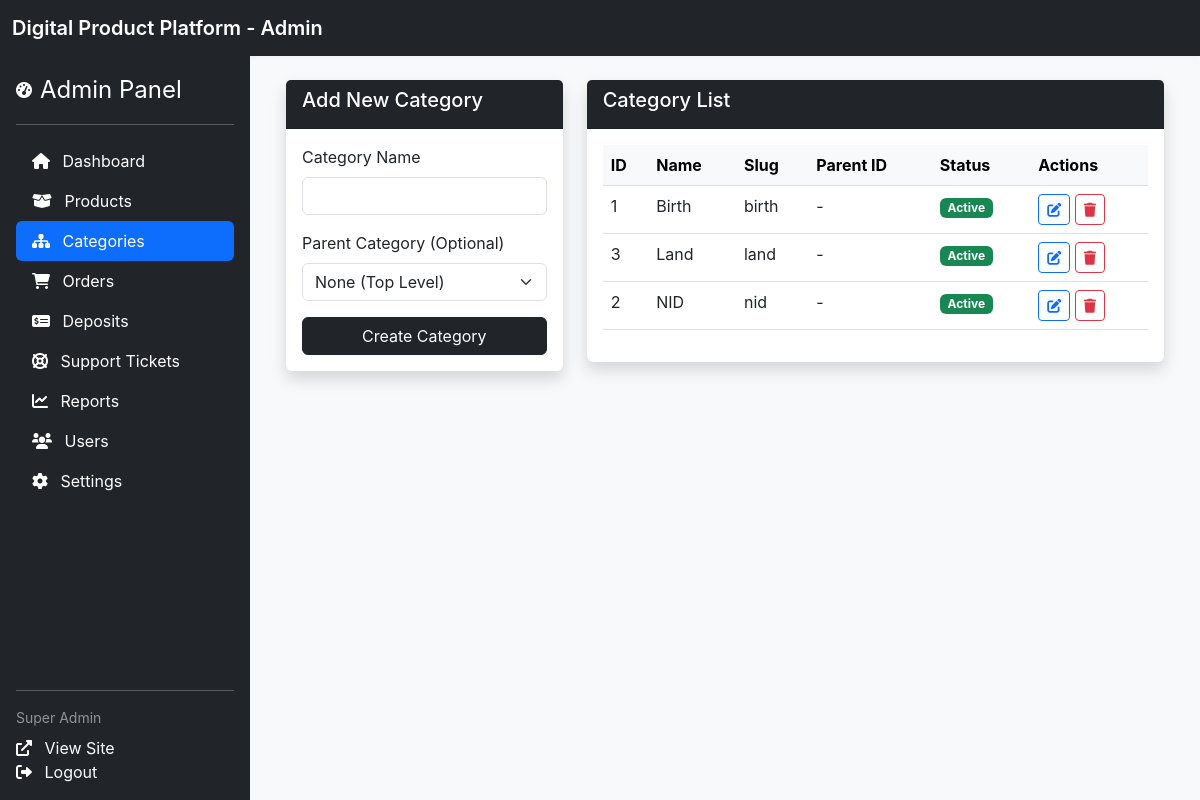
The app's page /admin/categories (signed in) with its own data.
### tables this page shows
CREATE TABLE categories (
                id INTEGER PRIMARY KEY AUTOINCREMENT,
                name TEXT NOT NULL,
                slug TEXT NOT NULL UNIQUE,
                parent_id INTEGER DEFAULT NULL,
                status TEXT DEFAULT 'active',
                FOREIGN KEY (parent_id) REFERENCES categories(id) ON DELETE SET NULL
            );

### core/Database.php (called while the page is built, shortened)
<?php
class Database {
    private static $instance = null;
    private function __construct() {
        try {
            $this->pdo = new PDO("sqlite:" . DB_PATH);
        } catch (PDOException $e) {
            die("Database Connection Error: " . $e->getMessage());
        }
    }
    public static function getInstance() {
        if (self::$instance === null) {
            self::$instance = new Database();
        }
        return self::$instance->pdo;
    }
}

### core/Product.php (called while the page is built, shortened)
<?php
class Product {
    private $db;
    public function __construct() {
        $this->db = Database::getInstance();
    }
    public function getCategories() {
        $stmt = $this->db->query("SELECT * FROM categories ORDER BY name ASC");
        return $stmt->fetchAll();
    }
}

### modules/products/categories.php (the view, shortened to what this page needs)
<?php
$productModel = new Product();
$categories = $productModel->getCategories();
include 'includes/admin_header.php';
include 'includes/admin_sidebar.php';
?>
<div class="admin-content flex-grow-1 p-4">
    <div class="container-fluid">
        <div class="row">
        <div class="col-md-4">
            <div class="card shadow mb-4">
                <div class="card-header bg-dark text-white">
                    <h5>Add New Category</h5>
                </div>
                <div class="card-body">
                    <form action="" method="POST">
                        <div class="mb-3">
                            <label class="form-label">Category Name</label>
                            <input type="text" name="name" class="form-control" required>
                        </div>
                        <div class="mb-3">
                            <label class="form-label">Parent Category (Optional)</label>
                            <select name="parent_id" class="form-select">
                                <option value="">None (Top Level)</option>
                            </select>
                        </div>
                        <div class="d-grid">
                            <button type="submit" class="btn btn-dark">Create Category</button>
                        </div>
                    </form>
                </div>
            </div>
        </div>
        <div class="col-md-8">
            <div class="card shadow">
                <div class="card-header bg-dark text-white">
                    <h5>Category List</h5>
                </div>
                <div class="card-body">
                    <div class="table-responsive">
                        <table class="table table-hover">
                            <thead class="table-light">
                                <tr>
                                    <th>ID</th>
                                    <th>Name</th>
                                    <th>Slug</th>
                                    <th>Parent ID</th>
                                    <th>Status</th>
                                    <th>Actions</th>
                                </tr>
                            </thead>
                            <tbody>
                                <?php foreach ($categories as $cat): ?>
                                    <tr>
                                        <td><?php echo $cat['id']; ?></td>
                                        <td><?php echo $cat['name']; ?></td>
                                        <td><?php echo $cat['slug']; ?></td>
                                        <td><?php echo $cat['parent_id'] ? $cat['parent_id'] : '-'; ?></td>
                                        <td><span class="badge bg-success"><?php echo ucfirst($cat['status']); ?></span></td>
                                        <td>
                                            <a href="#" class="btn btn-sm btn-outline-primary"><i class="fas fa-edit"></i></a>
                                            <a href="#" class="btn btn-sm btn-outline-danger"><i class="fas fa-trash"></i></a>
                                        </td>
                                    </tr>
                                <?php endforeach; ?>
                            </tbody>
                        </table>
                    </div>
                </div>
            </div>
        </div>
    </div>
</div>
<?php include 'includes/admin_footer.php'; ?>

### assets/css/style.css (style rules this page uses)
body { font-family: -apple-system, BlinkMacSystemFont, "Segoe UI", Roboto, "Helvetica Neue", Arial, sans-serif; background-color: #f8f9fa; color: #212529; }
.card { border: none; transition: box-shadow 0.2s; }
.admin-content { margin-left: 250px; width: calc(100% - 250px); min-height: calc(100vh - 56px); }

### records on screen
categories: id "1", name "Birth", slug "birth", status "Active"
categories: id "3", name "Land", slug "land", status "Active"
categories: id "2", name "NID", slug "nid", status "Active"

### other values on screen
SITE_NAME "Digital Product Platform"
$_SESSION['user_name'] "Super Admin"
